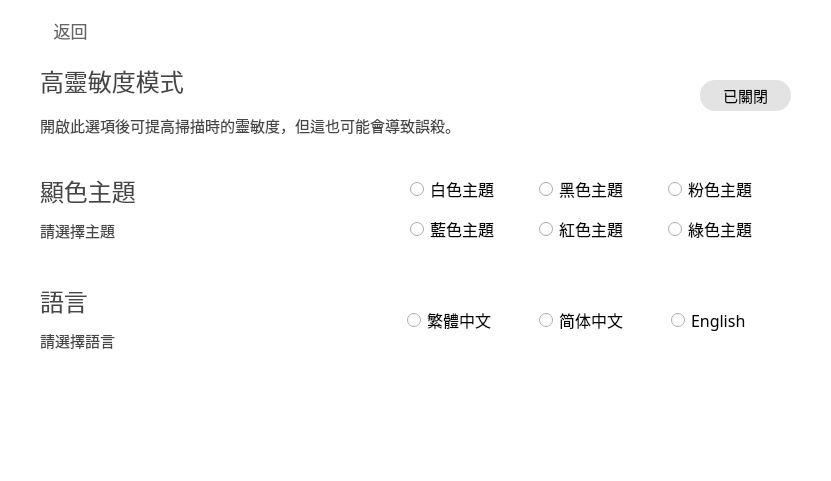
    <widget class="QWidget" name="Setting_widget" native="true">
     <property name="geometry">
      <rect>
       <x>10</x>
       <y>50</y>
       <width>831</width>
       <height>481</height>
      </rect>
     </property>
     <property name="font">
      <font>
       <family>Microsoft YaHei</family>
       <pointsize>11</pointsize>
       <stylestrategy>PreferAntialias</stylestrategy>
      </font>
     </property>
     <property name="styleSheet">
      <string notr="true">background-color:rgb(255, 255, 255);</string>
     </property>
     <widget class="QWidget" name="Show_Virus_Scan_Progress_Bar" native="true">
      <property name="geometry">
       <rect>
        <x>20</x>
        <y>50</y>
        <width>791</width>
        <height>101</height>
       </rect>
      </property>
      <property name="acceptDrops">
       <bool>false</bool>
      </property>
      <property name="autoFillBackground">
       <bool>false</bool>
      </property>
      <widget class="QLabel" name="Show_Virus_Scan_Progress_Bar_title">
       <property name="geometry">
        <rect>
         <x>20</x>
         <y>10</y>
         <width>411</width>
         <height>41</height>
        </rect>
       </property>
       <property name="font">
        <font>
         <family>Microsoft YaHei</family>
         <pointsize>18</pointsize>
         <stylestrategy>PreferAntialias</stylestrategy>
        </font>
       </property>
       <property name="styleSheet">
        <string notr="true">color: rgb(70,70,70);</string>
       </property>
       <property name="text">
        <string>高靈敏度模式</string>
       </property>
       <property name="alignment">
        <set>Qt::AlignLeading|Qt::AlignLeft|Qt::AlignVCenter</set>
       </property>
      </widget>
      <widget class="QLabel" name="Show_Virus_Scan_Progress_Bar_illustrate">
       <property name="geometry">
        <rect>
         <x>20</x>
         <y>50</y>
         <width>521</width>
         <height>51</height>
        </rect>
       </property>
       <property name="font">
        <font>
         <family>Microsoft YaHei</family>
         <pointsize>11</pointsize>
         <stylestrategy>PreferAntialias</stylestrategy>
        </font>
       </property>
       <property name="styleSheet">
        <string notr="true">color: rgb(70,70,70);</string>
       </property>
       <property name="text">
        <string>開啟此選項後可提高掃描時的靈敏度，但這也可能會導致誤殺。</string>
       </property>
       <property name="scaledContents">
        <bool>false</bool>
       </property>
       <property name="alignment">
        <set>Qt::AlignLeading|Qt::AlignLeft|Qt::AlignVCenter</set>
       </property>
       <property name="wordWrap">
        <bool>true</bool>
       </property>
      </widget>
      <widget class="QPushButton" name="Show_Virus_Scan_Progress_Bar_switch_Button">
       <property name="geometry">
        <rect>
         <x>680</x>
         <y>30</y>
         <width>91</width>
         <height>31</height>
        </rect>
       </property>
       <property name="sizePolicy">
        <sizepolicy hsizetype="Minimum" vsizetype="Minimum">
         <horstretch>0</horstretch>
         <verstretch>0</verstretch>
        </sizepolicy>
       </property>
       <property name="font">
        <font>
         <family>Microsoft YaHei</family>
         <pointsize>11</pointsize>
         <stylestrategy>PreferAntialias</stylestrategy>
        </font>
       </property>
       <property name="focusPolicy">
        <enum>Qt::StrongFocus</enum>
       </property>
       <property name="styleSheet">
        <string notr="true">QPushButton
{
	border:none;
	background-color:rgba(20,20,20,30);
	border-radius: 15px;
}
QPushButton:hover
{
    background-color:rgba(20,20,20,50);
}</string>
       </property>
       <property name="text">
        <string>已關閉</string>
       </property>
       <property name="iconSize">
        <size>
         <width>16</width>
         <height>16</height>
        </size>
       </property>
       <property name="checkable">
        <bool>false</bool>
       </property>
      </widget>
     </widget>
     <widget class="QPushButton" name="Setting_Back">
      <property name="geometry">
       <rect>
        <x>20</x>
        <y>10</y>
        <width>101</width>
        <height>41</height>
       </rect>
      </property>
      <property name="sizePolicy">
       <sizepolicy hsizetype="Minimum" vsizetype="Minimum">
        <horstretch>0</horstretch>
        <verstretch>0</verstretch>
       </sizepolicy>
      </property>
      <property name="font">
       <font>
        <family>Microsoft YaHei</family>
        <pointsize>13</pointsize>
        <stylestrategy>PreferAntialias</stylestrategy>
       </font>
      </property>
      <property name="focusPolicy">
       <enum>Qt::StrongFocus</enum>
      </property>
      <property name="styleSheet">
       <string notr="true">QPushButton
{
	border:none;
	background-color:rgba(0,0,0,0);
	color:rgba(60,60,60,200);
}
QPushButton:hover
{
    color:rgba(60,60,60,255);
}
</string>
      </property>
      <property name="text">
       <string>返回</string>
      </property>
      <property name="icon">
       <iconset>
        <normaloff>:/icon/Icon/exit2.png</normaloff>:/icon/Icon/exit2.png</iconset>
      </property>
      <property name="iconSize">
       <size>
        <width>20</width>
        <height>20</height>
       </size>
      </property>
      <property name="checkable">
       <bool>false</bool>
      </property>
     </widget>
     <widget class="QWidget" name="Llanguage_widget" native="true">
      <property name="geometry">
       <rect>
        <x>20</x>
        <y>270</y>
        <width>791</width>
        <height>101</height>
       </rect>
      </property>
      <property name="acceptDrops">
       <bool>false</bool>
      </property>
      <property name="autoFillBackground">
       <bool>false</bool>
      </property>
      <widget class="QLabel" name="Language_title">
       <property name="geometry">
        <rect>
         <x>20</x>
         <y>10</y>
         <width>321</width>
         <height>41</height>
        </rect>
       </property>
       <property name="font">
        <font>
         <family>Microsoft YaHei</family>
         <pointsize>18</pointsize>
         <stylestrategy>PreferAntialias</stylestrategy>
        </font>
       </property>
       <property name="styleSheet">
        <string notr="true">color: rgb(70,70,70);</string>
       </property>
       <property name="text">
        <string>語言</string>
       </property>
       <property name="alignment">
        <set>Qt::AlignLeading|Qt::AlignLeft|Qt::AlignVCenter</set>
       </property>
      </widget>
      <widget class="QLabel" name="Language_illustrate">
       <property name="geometry">
        <rect>
         <x>20</x>
         <y>50</y>
         <width>321</width>
         <height>41</height>
        </rect>
       </property>
       <property name="font">
        <font>
         <family>Microsoft YaHei</family>
         <pointsize>11</pointsize>
         <stylestrategy>PreferAntialias</stylestrategy>
        </font>
       </property>
       <property name="styleSheet">
        <string notr="true">color: rgb(70,70,70);</string>
       </property>
       <property name="text">
        <string>請選擇語言</string>
       </property>
       <property name="scaledContents">
        <bool>false</bool>
       </property>
       <property name="alignment">
        <set>Qt::AlignLeading|Qt::AlignLeft|Qt::AlignVCenter</set>
       </property>
       <property name="wordWrap">
        <bool>true</bool>
       </property>
      </widget>
      <widget class="QWidget" name="Language_Choose_widget" native="true">
       <property name="geometry">
        <rect>
         <x>350</x>
         <y>0</y>
         <width>441</width>
         <height>101</height>
        </rect>
       </property>
       <property name="font">
        <font>
         <stylestrategy>PreferAntialias</stylestrategy>
        </font>
       </property>
       <widget class="QWidget" name="horizontalLayoutWidget">
        <property name="geometry">
         <rect>
          <x>0</x>
          <y>10</y>
          <width>421</width>
          <height>81</height>
         </rect>
        </property>
        <layout class="QHBoxLayout" name="horizontalLayout">
         <item>
          <widget class="QRadioButton" name="Language_Traditional_Chinese">
           <property name="sizePolicy">
            <sizepolicy hsizetype="Maximum" vsizetype="Fixed">
             <horstretch>0</horstretch>
             <verstretch>0</verstretch>
            </sizepolicy>
           </property>
           <property name="font">
            <font>
             <family>Microsoft YaHei</family>
             <pointsize>12</pointsize>
             <stylestrategy>PreferAntialias</stylestrategy>
            </font>
           </property>
           <property name="text">
            <string>繁體中文</string>
           </property>
          </widget>
         </item>
         <item>
          <widget class="QRadioButton" name="Language_Simplified_Chinese">
           <property name="sizePolicy">
            <sizepolicy hsizetype="Maximum" vsizetype="Fixed">
             <horstretch>0</horstretch>
             <verstretch>0</verstretch>
            </sizepolicy>
           </property>
           <property name="font">
            <font>
             <family>Microsoft YaHei</family>
             <pointsize>12</pointsize>
             <stylestrategy>PreferAntialias</stylestrategy>
            </font>
           </property>
           <property name="text">
            <string>简体中文</string>
           </property>
          </widget>
         </item>
         <item>
          <widget class="QRadioButton" name="Languahe_English">
           <property name="sizePolicy">
            <sizepolicy hsizetype="Maximum" vsizetype="Fixed">
             <horstretch>0</horstretch>
             <verstretch>0</verstretch>
            </sizepolicy>
           </property>
           <property name="font">
            <font>
             <family>Microsoft YaHei</family>
             <pointsize>12</pointsize>
            </font>
           </property>
           <property name="text">
            <string>English</string>
           </property>
          </widget>
         </item>
        </layout>
       </widget>
      </widget>
     </widget>
     <widget class="QWidget" name="Theme_widget" native="true">
      <property name="geometry">
       <rect>
        <x>20</x>
        <y>160</y>
        <width>791</width>
        <height>101</height>
       </rect>
      </property>
      <widget class="QLabel" name="Theme_title">
       <property name="geometry">
        <rect>
         <x>20</x>
         <y>10</y>
         <width>351</width>
         <height>41</height>
        </rect>
       </property>
       <property name="font">
        <font>
         <family>Microsoft YaHei</family>
         <pointsize>18</pointsize>
         <stylestrategy>PreferAntialias</stylestrategy>
        </font>
       </property>
       <property name="styleSheet">
        <string notr="true">color: rgb(70,70,70);</string>
       </property>
       <property name="text">
        <string>顯色主題</string>
       </property>
       <property name="alignment">
        <set>Qt::AlignLeading|Qt::AlignLeft|Qt::AlignVCenter</set>
       </property>
      </widget>
      <widget class="QLabel" name="Theme_illustrate">
       <property name="geometry">
        <rect>
         <x>20</x>
         <y>50</y>
         <width>351</width>
         <height>41</height>
        </rect>
       </property>
       <property name="font">
        <font>
         <family>Microsoft YaHei</family>
         <pointsize>11</pointsize>
         <stylestrategy>PreferAntialias</stylestrategy>
        </font>
       </property>
       <property name="styleSheet">
        <string notr="true">color: rgb(70,70,70);</string>
       </property>
       <property name="text">
        <string>請選擇主題</string>
       </property>
       <property name="scaledContents">
        <bool>false</bool>
       </property>
       <property name="alignment">
        <set>Qt::AlignLeading|Qt::AlignLeft|Qt::AlignVCenter</set>
       </property>
       <property name="wordWrap">
        <bool>true</bool>
       </property>
      </widget>
      <widget class="QWidget" name="Language_Choose_widget_2" native="true">
       <property name="geometry">
        <rect>
         <x>390</x>
         <y>0</y>
         <width>391</width>
         <height>101</height>
        </rect>
       </property>
       <property name="font">
        <font>
         <stylestrategy>PreferAntialias</stylestrategy>
        </font>
       </property>
       <widget class="QWidget" name="gridLayoutWidget">
        <property name="geometry">
         <rect>
          <x>0</x>
          <y>10</y>
          <width>381</width>
          <height>80</height>
         </rect>
        </property>
        <layout class="QGridLayout" name="gridLayout">
         <item row="1" column="1">
          <widget class="QRadioButton" name="Theme_Black">
           <property name="font">
            <font>
             <family>Microsoft YaHei</family>
             <pointsize>12</pointsize>
             <stylestrategy>PreferAntialias</stylestrategy>
            </font>
           </property>
           <property name="text">
            <string>黑色主題</string>
           </property>
          </widget>
         </item>
         <item row="1" column="0">
          <widget class="QRadioButton" name="Theme_White">
           <property name="font">
            <font>
             <family>Microsoft YaHei</family>
             <pointsize>12</pointsize>
             <stylestrategy>PreferAntialias</stylestrategy>
            </font>
           </property>
           <property name="text">
            <string>白色主題</string>
           </property>
          </widget>
         </item>
         <item row="1" column="2">
          <widget class="QRadioButton" name="Theme_Pink">
           <property name="font">
            <font>
             <family>Microsoft YaHei</family>
             <pointsize>12</pointsize>
             <stylestrategy>PreferAntialias</stylestrategy>
            </font>
           </property>
           <property name="text">
            <string>粉色主題</string>
           </property>
          </widget>
         </item>
         <item row="2" column="0">
          <widget class="QRadioButton" name="Theme_Blue">
           <property name="font">
            <font>
             <family>Microsoft YaHei</family>
             <pointsize>12</pointsize>
            </font>
           </property>
           <property name="text">
            <string>藍色主題</string>
           </property>
          </widget>
         </item>
         <item row="2" column="1">
          <widget class="QRadioButton" name="Theme_Red">
           <property name="font">
            <font>
             <family>Microsoft YaHei</family>
             <pointsize>12</pointsize>
             <stylestrategy>PreferAntialias</stylestrategy>
            </font>
           </property>
           <property name="text">
            <string>紅色主題</string>
           </property>
          </widget>
         </item>
         <item row="2" column="2">
          <widget class="QRadioButton" name="Theme_Green">
           <property name="font">
            <font>
             <family>Microsoft YaHei</family>
             <pointsize>12</pointsize>
             <stylestrategy>PreferAntialias</stylestrategy>
            </font>
           </property>
           <property name="text">
            <string>綠色主題</string>
           </property>
          </widget>
         </item>
        </layout>
       </widget>
      </widget>
     </widget>
    </widget>
